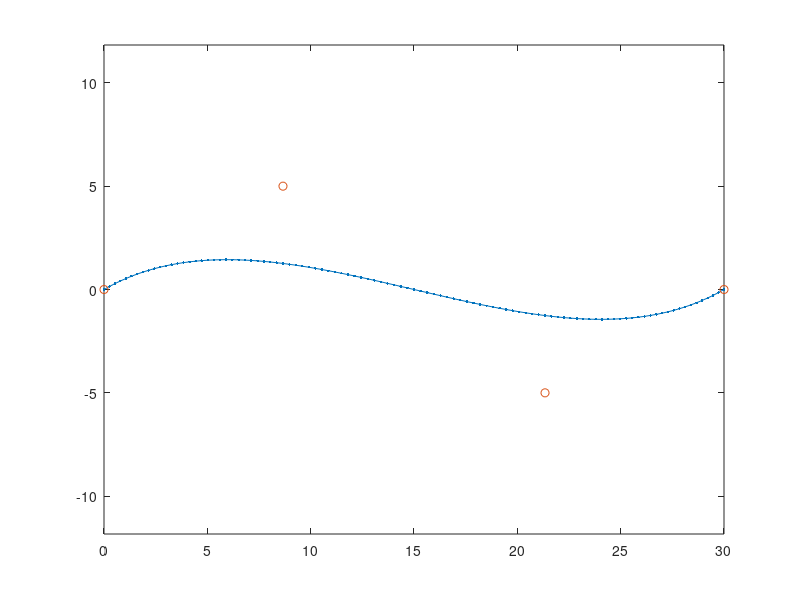

Write MATLAB code to recreate this figure. (Note: this script raises an error after producing the figure.)
%
figure(1);
clf(1);
R=10;
th1=30;
th2=30+180;
%for th2=90:30:270
    %for th1=-90:30:90
        rad1= pi/180 * th1;
        rad2= pi/180 * th2;
        B=[ 0,0;
              R*cos(rad1),R*sin(rad1);
           30+R*cos(rad2),R*sin(rad2);
           30,0];

        t=[0:100]'/100.0;
        T=[t.^3,3*t.^2.*(1-t),3*t.*(1-t).^2,(1-t).^3];

        P=T*B;     
            
        plot( P(:,1), P(:,2), '.-',...
              B(:,1), B(:,2), 'o' );
        hold on;
        axis equal;
        K=zeros(size(t,2),3);
        for ti=2:(size(t,1)-1)            
            CP=P((ti-1):(ti+1),:);
            [tmpP,tmpR]=GetCircleParam(CP);
            K(ti,:)=[P(ti,1:2),1/tmpR];
        end
        
        plot( P(:,1), P(:,2), '.-',...
              K(:,1), K(:,3)*100, '.-',...
              B(:,1), B(:,2), 'o' );
        hold on;
        axis equal;
    %end
%end
